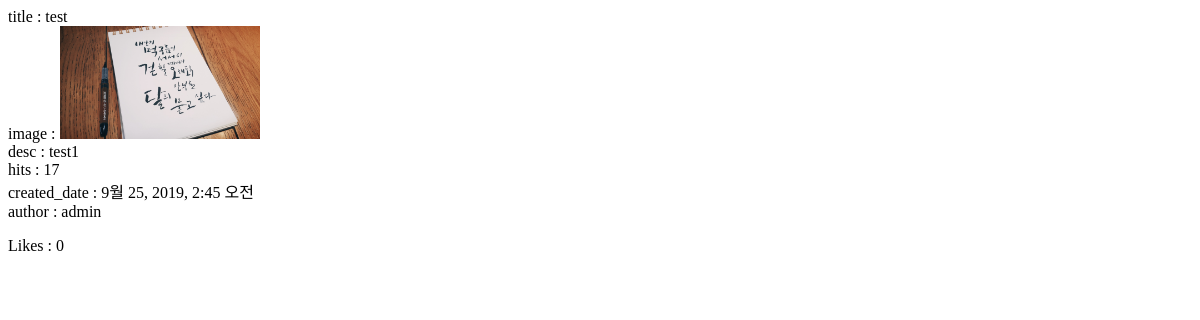
The app's page /image/detail/1/, older data.
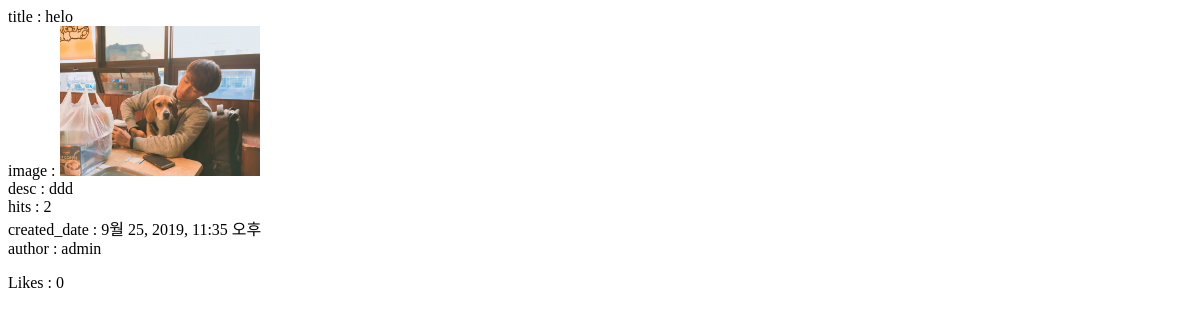
The same page, newer data.
### imageboard/models.py (models this page shows, shortened)
class ImageBoard(models.Model):
    title = models.CharField(max_length = 50)
    author = models.ForeignKey(settings.AUTH_USER_MODEL , default=1, on_delete = models.CASCADE)
    image = models.ImageField(upload_to='imageboard/')
    desc = models.TextField(blank=True)
    created_date = models.DateTimeField(auto_now_add=True)
    hits =  models.PositiveIntegerField(default = 0) #조회수
    likes = models.ManyToManyField(settings.AUTH_USER_MODEL, blank=True ,related_name='post_likes')
    @property
    def update_counter(self):
        self.hits += 1
        self.save()

### imageboard/views.py (the view)
# urls.py: path('image/detail/<int:image_id>/', image_detail, name = 'image_detail'),
def image_detail(request, image_id):
    image_detail = get_object_or_404(ImageBoard , pk = image_id)
    return render(request, 'image_detail.html' ,{'image_detail' : image_detail})

### imageboard/templates/image_detail.html (shortened to what this page needs)
title : {{image_detail.title}}
<br> image : <img src ="{{image_detail.image.url}}" width="200px;">
<br> desc : {{image_detail.desc}}
<br> hits : {{image_detail.hits}}
<br> created_date : {{image_detail.created_date}}
<br> author : {{image_detail.author}}
<p>Likes : {{ image_detail.likes.count }}</p>

Row changes from the older to the newer data that the page shows:
changed ImageBoard "admin": title "test" → "helo"; image: a different picture; desc "test1" → "ddd"; hits "17" → "2"; created_date "9월 25, 2019, 2:45 오전" → "9월 25, 2019, 11:35 오후"
